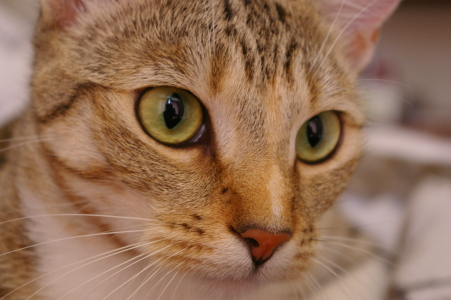
#> input picture data/benchmarks/cat.png, 451 x 300 px
$ jupyter execute --allow-errors Lab-1.ipynb
#> lines starting #> are read from the running program, lines starting #| are printed output that depends on the picture; after the words box and inside, x2 and y2 are one past the last pixel; in counts of white or black regions, pixels touching at a corner belong together
[cell 1]
import cv2
import numpy as np
from matplotlib import pyplot as plt

[cell 2]
image = cv2.imread("../data/benchmarks/cat.png", cv2.IMREAD_GRAYSCALE)
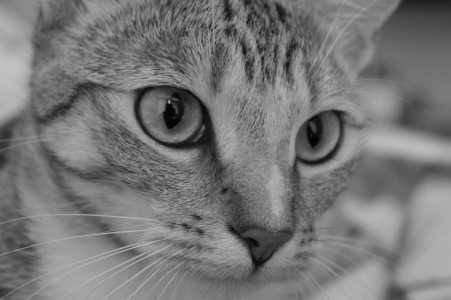
#> image: shape (300, 451); min 3, max 194, mean 118.9

T = 127
_, binary = cv2.threshold(image, T, 255, cv2.THRESH_BINARY)
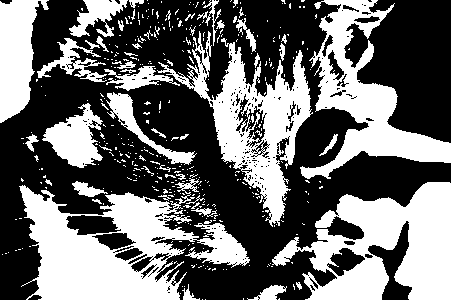
#> binary: shape (300, 451); 41.8% white; 411 white regions (361 under 20 px), largest, box (x1, y1, x2, y2) and area: (19, 178, 250, 300) 13527, (272, 182, 451, 300) 11790, (157, 31, 313, 227) 8963

plt.figure(figsize=(10,4))
plt.subplot(1,2,1)
plt.title("Original Image")
plt.imshow(image, cmap='gray')

plt.subplot(1,2,2)
plt.title("Binary Image (Global Threshold)")
plt.imshow(binary, cmap='gray')
plt.show()
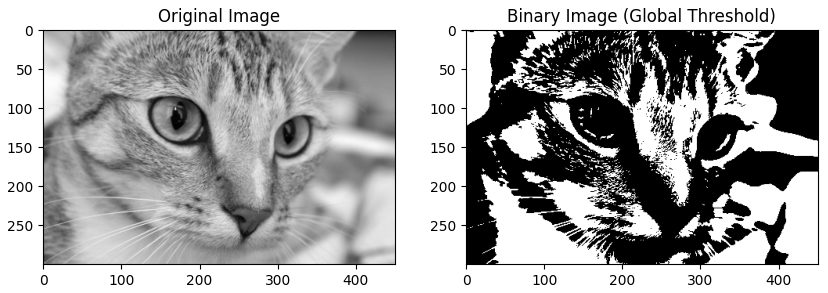
#> figure drawn by matplotlib, 2 panels

[cell 3]
adaptive = cv2.adaptiveThreshold(
    image,
    255,
    cv2.ADAPTIVE_THRESH_GAUSSIAN_C,
    cv2.THRESH_BINARY,
    11,   # Block size
    2     # Constant subtracted from mean
)
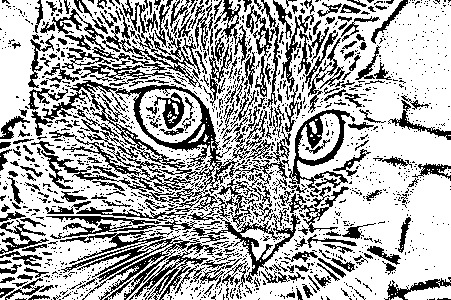
#> adaptive: shape (300, 451); 67.6% white; black in thin lines or dots

plt.imshow(adaptive, cmap='gray')
plt.title("Adaptive Thresholding")
plt.show()

[cell 4]
_, otsu = cv2.threshold(
    image,
    0,
    255,
    cv2.THRESH_BINARY + cv2.THRESH_OTSU
)
#> otsu: shape (300, 451); 57% white; 323 black regions (277 under 20 px), largest, box (x1, y1, x2, y2) and area: (0, 67, 451, 300) 32310, (358, 0, 451, 141) 8363, (214, 0, 325, 110) 5404

plt.imshow(otsu, cmap='gray')
plt.title("Otsu Thresholding")
plt.show()

[cell 5]
image = cv2.imread("../data/benchmarks/black-white.png")

new_image = np.copy(image)
#> (the rest of this cell did not finish here and is left out)

[cell 6]
image = cv2.imread("../data/benchmarks/camera.png", cv2.IMREAD_GRAYSCALE)
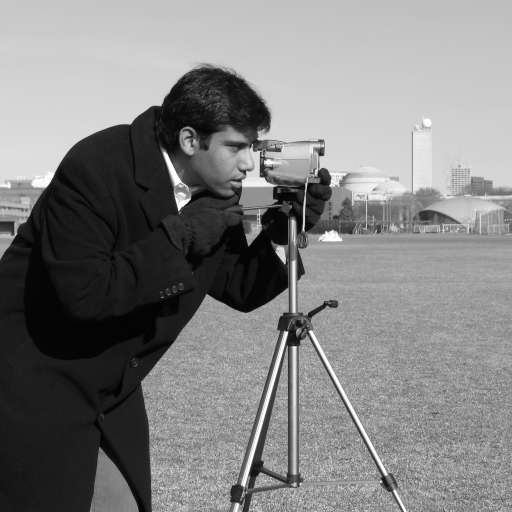
#> input picture data/benchmarks/camera.png, 512 x 512 px
#> image is the input picture: shape (512, 512); min 0, max 255, mean 129.1

retval, image_output = cv2.threshold(image, 127, 255, cv2.THRESH_BINARY)
#> image_output: shape (512, 512); 64.3% white; 1732 black regions (1710 under 20 px), largest, box (x1, y1, x2, y2) and area: (0, 64, 461, 512) 88530, (469, 178, 512, 196) 244, (0, 221, 15, 236) 175

print(retval)
plt.figure(figsize=[10,5])
plt.subplot(121);plt.imshow(image, cmap='gray');plt.title("Original");
plt.subplot(122);plt.imshow(image_output, cmap='gray');plt.title("Output");

[cell 7]
ret1,thresh1 = cv2.threshold(image, 127, 255, cv2.THRESH_BINARY)

# Values below 127 go to 255 and values above 127 go to 0 (reverse of above)
ret2,thresh2 = cv2.threshold(image, 127, 255, cv2.THRESH_BINARY_INV)

# Values above 127 are truncated (held) at 127 (the 255 argument is unused)
ret3,thresh3 = cv2.threshold(image, 127, 255, cv2.THRESH_TRUNC)
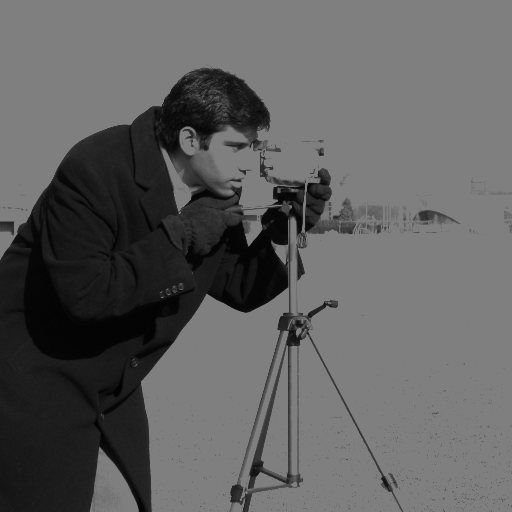
#> thresh3: shape (512, 512); min 0, max 127, mean 95.5

# Values below 127 go to 0, above 127 are unchanged
ret4,thresh4 = cv2.threshold(image, 127, 255, cv2.THRESH_TOZERO)
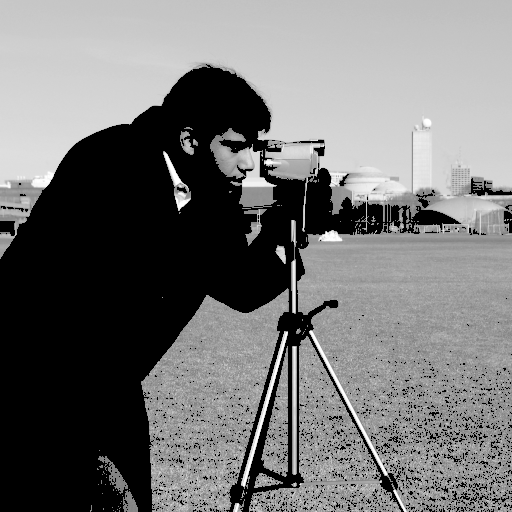
#> thresh4: shape (512, 512); min 0, max 255, mean 115.2

# Resever of above, below 127 is unchanged, above 127 goes to 0
ret5,thresh5 = cv2.threshold(image, 127, 255, cv2.THRESH_TOZERO_INV)
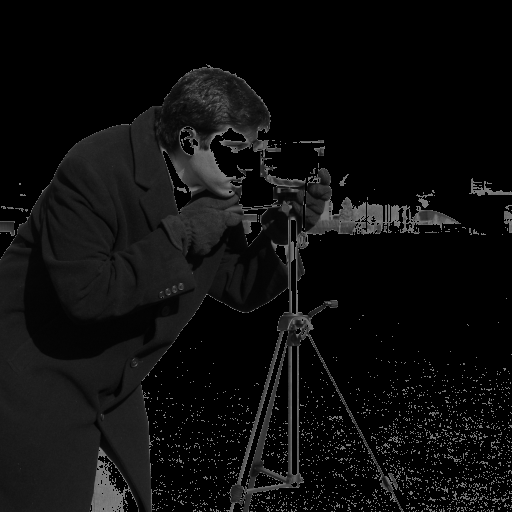
#> thresh5: shape (512, 512); min 0, max 127, mean 13.8

plt.figure(figsize=[9,6])
plt.subplot(231);plt.imshow(thresh1, cmap='gray');plt.title("1 Threshold Binary");
plt.subplot(232);plt.imshow(thresh2, cmap='gray');plt.title("2 Threshold Binary Inverse");
plt.subplot(233);plt.imshow(thresh3, cmap='gray');plt.title("3 THRESH TRUNC");
plt.subplot(234);plt.imshow(thresh4, cmap='gray');plt.title("4 THRESH TOZERO");
plt.subplot(235);plt.imshow(thresh5, cmap='gray');plt.title("5 THRESH TOZERO INV");
plt.subplot(236);plt.imshow(image, cmap='gray');plt.title("Original");

[cell 8]
# Global Thresholding
_, binary_global = cv2.threshold(image, 127, 255, cv2.THRESH_BINARY)

# Adaptive Thresholding
binary_adaptive = cv2.adaptiveThreshold(
    image, 255, cv2.ADAPTIVE_THRESH_GAUSSIAN_C,
    cv2.THRESH_BINARY, 11, 2
)
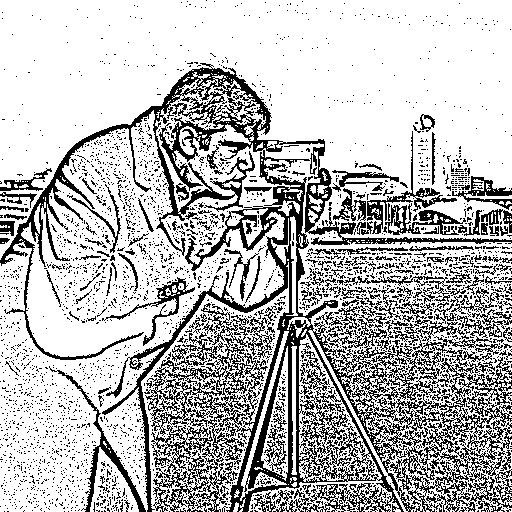
#> binary_adaptive: shape (512, 512); 73.2% white; black in thin lines or dots

# Otsu's Thresholding
_, binary_otsu = cv2.threshold(
    image, 0, 255, cv2.THRESH_BINARY + cv2.THRESH_OTSU
)
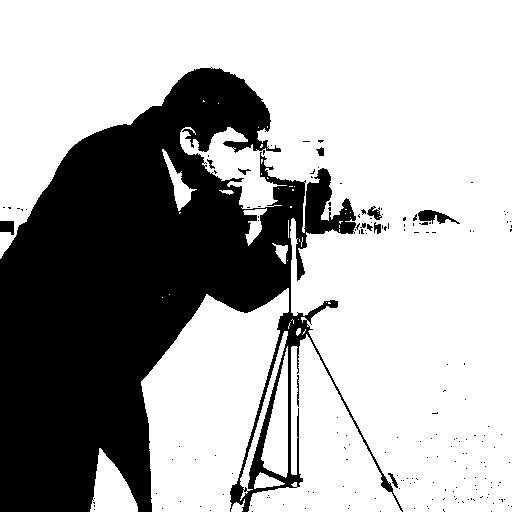
#> binary_otsu: shape (512, 512); 67.9% white; 179 black regions (168 under 20 px), largest, box (x1, y1, x2, y2) and area: (0, 67, 403, 512) 82891, (418, 210, 460, 224) 293, (0, 221, 14, 235) 163

# Display results
plt.figure(figsize=(12,6))

plt.subplot(1,4,1)
plt.imshow(image, cmap='gray')
plt.title("Original Image")
plt.axis('off')

plt.subplot(1,4,2)
plt.imshow(binary_global, cmap='gray')
plt.title("Global Threshold")
plt.axis('off')

plt.subplot(1,4,3)
plt.imshow(binary_adaptive, cmap='gray')
plt.title("Adaptive Threshold")
plt.axis('off')

plt.subplot(1,4,4)
plt.imshow(binary_otsu, cmap='gray')
plt.title("Otsu Threshold")
plt.axis('off')

[cell 9]
img = cv2.imread('../data/benchmarks/coffee.png',0)
# global thresholding
ret1,th1 = cv2.threshold(img,127,255,cv2.THRESH_BINARY)
# Otsu's thresholding
ret2,th2 = cv2.threshold(img,0,255,cv2.THRESH_BINARY+cv2.THRESH_OTSU)
#> ret2 = 0
# Otsu's thresholding after Gaussian filtering
#> (the rest of this cell did not finish here and is left out)
